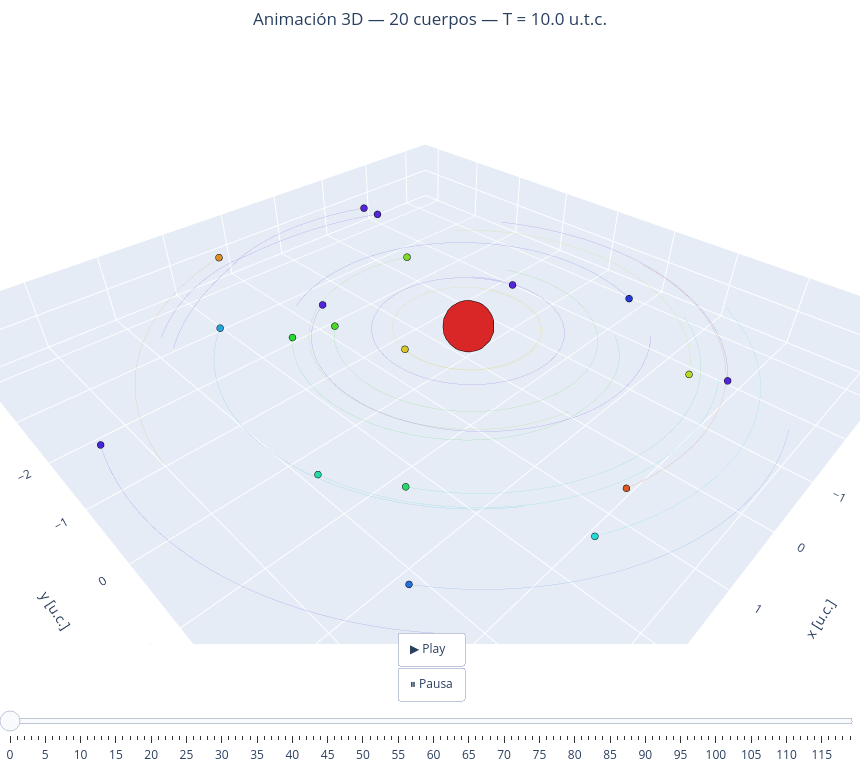

Here is the notebook cell this chart was saved with:
### Markdown cell above
Anima el sistema:

### Code cell
anima_ncuerpos(masas, rps, T=10)

### Figure 1 — Plotly figure (JSON) as saved in the notebook; plotly's stock layout.template omitted (floating-point values rounded to 4 significant figures; data arrays with more than 128 entries replaced by an {"elided": "..."} marker saying what was removed)
{"data": [{"hoverinfo": "skip", "line": {"color": "hsl(0,70%,50%)", "width": 1}, "mode": "lines", "opacity": 0.25, "showlegend": false, "type": "scatter3d", "x": {"elided": "1000 float values"}, "y": {"elided": "1000 float values"}, "z": {"elided": "1000 float values"}}, {"hoverinfo": "skip", "line": {"color": "hsl(18,70%,50%)", "width": 1}, "mode": "lines", "opacity": 0.25, "showlegend": false, "type": "scatter3d", "x": {"elided": "1000 float values"}, "y": {"elided": "1000 float values"}, "z": {"elided": "1000 float values"}}, {"hoverinfo": "skip", "line": {"color": "hsl(36,70%,50%)", "width": 1}, "mode": "lines", "opacity": 0.25, "showlegend": false, "type": "scatter3d", "x": {"elided": "1000 float values"}, "y": {"elided": "1000 float values"}, "z": {"elided": "1000 float values"}}, {"hoverinfo": "skip", "line": {"color": "hsl(54,70%,50%)", "width": 1}, "mode": "lines", "opacity": 0.25, "showlegend": false, "type": "scatter3d", "x": {"elided": "1000 float values"}, "y": {"elided": "1000 float values"}, "z": {"elided": "1000 float values"}}, {"hoverinfo": "skip", "line": {"color": "hsl(72,70%,50%)", "width": 1}, "mode": "lines", "opacity": 0.25, "showlegend": false, "type": "scatter3d", "x": {"elided": "1000 float values"}, "y": {"elided": "1000 float values"}, "z": {"elided": "1000 float values"}}, {"hoverinfo": "skip", "line": {"color": "hsl(90,70%,50%)", "width": 1}, "mode": "lines", "opacity": 0.25, "showlegend": false, "type": "scatter3d", "x": {"elided": "1000 float values"}, "y": {"elided": "1000 float values"}, "z": {"elided": "1000 float values"}}, {"hoverinfo": "skip", "line": {"color": "hsl(108,70%,50%)", "width": 1}, "mode": "lines", "opacity": 0.25, "showlegend": false, "type": "scatter3d", "x": {"elided": "1000 float values"}, "y": {"elided": "1000 float values"}, "z": {"elided": "1000 float values"}}, {"hoverinfo": "skip", "line": {"color": "hsl(125,70%,50%)", "width": 1}, "mode": "lines", "opacity": 0.25, "showlegend": false, "type": "scatter3d", "x": {"elided": "1000 float values"}, "y": {"elided": "1000 float values"}, "z": {"elided": "1000 float values"}}, {"hoverinfo": "skip", "line": {"color": "hsl(144,70%,50%)", "width": 1}, "mode": "lines", "opacity": 0.25, "showlegend": false, "type": "scatter3d", "x": {"elided": "1000 float values"}, "y": {"elided": "1000 float values"}, "z": {"elided": "1000 float values"}}, {"hoverinfo": "skip", "line": {"color": "hsl(162,70%,50%)", "width": 1}, "mode": "lines", "opacity": 0.25, "showlegend": false, "type": "scatter3d", "x": {"elided": "1000 float values"}, "y": {"elided": "1000 float values"}, "z": {"elided": "1000 float values"}}, {"hoverinfo": "skip", "line": {"color": "hsl(180,70%,50%)", "width": 1}, "mode": "lines", "opacity": 0.25, "showlegend": false, "type": "scatter3d", "x": {"elided": "1000 float values"}, "y": {"elided": "1000 float values"}, "z": {"elided": "1000 float values"}}, {"hoverinfo": "skip", "line": {"color": "hsl(198,70%,50%)", "width": 1}, "mode": "lines", "opacity": 0.25, "showlegend": false, "type": "scatter3d", "x": {"elided": "1000 float values"}, "y": {"elided": "1000 float values"}, "z": {"elided": "1000 float values"}}, {"hoverinfo": "skip", "line": {"color": "hsl(216,70%,50%)", "width": 1}, "mode": "lines", "opacity": 0.25, "showlegend": false, "type": "scatter3d", "x": {"elided": "1000 float values"}, "y": {"elided": "1000 float values"}, "z": {"elided": "1000 float values"}}, {"hoverinfo": "skip", "line": {"color": "hsl(234,70%,50%)", "width": 1}, "mode": "lines", "opacity": 0.25, "showlegend": false, "type": "scatter3d", "x": {"elided": "1000 float values"}, "y": {"elided": "1000 float values"}, "z": {"elided": "1000 float values"}}, {"hoverinfo": "skip", "line": {"color": "hsl(251,70%,50%)", "width": 1}, "mode": "lines", "opacity": 0.25, "showlegend": false, "type": "scatter3d", "x": {"elided": "1000 float values"}, "y": {"elided": "1000 float values"}, "z": {"elided": "1000 float values"}}, {"hoverinfo": "skip", "line": {"color": "hsl(270,70%,50%)", "width": 1}, "mode": "lines", "opacity": 0.25, "showlegend": false, "type": "scatter3d", "x": {"elided": "1000 float values"}, "y": {"elided": "1000 float values"}, "z": {"elided": "1000 float values"}}, {"hoverinfo": "skip", "line": {"color": "hsl(288,70%,50%)", "width": 1}, "mode": "lines", "opacity": 0.25, "showlegend": false, "type": "scatter3d", "x": {"elided": "1000 float values"}, "y": {"elided": "1000 float values"}, "z": {"elided": "1000 float values"}}, {"hoverinfo": "skip", "line": {"color": "hsl(306,70%,50%)", "width": 1}, "mode": "lines", "opacity": 0.25, "showlegend": false, "type": "scatter3d", "x": {"elided": "1000 float values"}, "y": {"elided": "1000 float values"}, "z": {"elided": "1000 float values"}}, {"hoverinfo": "skip", "line": {"color": "hsl(324,70%,50%)", "width": 1}, "mode": "lines", "opacity": 0.25, "showlegend": false, "type": "scatter3d", "x": {"elided": "1000 float values"}, "y": {"elided": "1000 float values"}, "z": {"elided": "1000 float values"}}, {"hoverinfo": "skip", "line": {"color": "hsl(342,70%,50%)", "width": 1}, "mode": "lines", "opacity": 0.25, "showlegend": false, "type": "scatter3d", "x": {"elided": "1000 float values"}, "y": {"elided": "1000 float values"}, "z": {"elided": "1000 float values"}}, {"marker": {"color": "hsl(0,70%,50%)", "line": {"color": "black", "width": 0.5}, "size": 30}, "mode": "markers", "name": "Cuerpo 1", "showlegend": false, "type": "scatter3d", "x": [-0.01563], "y": [0.003813], "z": [0]}, {"marker": {"color": "hsl(18,70%,50%)", "line": {"color": "black", "width": 0.5}, "size": 4}, "mode": "markers", "name": "Cuerpo 2", "showlegend": false, "type": "scatter3d", "x": [1.047], "y": [3.147], "z": [0]}, {"marker": {"color": "hsl(36,70%,50%)", "line": {"color": "black", "width": 0.5}, "size": 4}, "mode": "markers", "name": "Cuerpo 3", "showlegend": false, "type": "scatter3d", "x": [1.325], "y": [-4.057], "z": [0]}, {"marker": {"color": "hsl(54,70%,50%)", "line": {"color": "black", "width": 0.5}, "size": 4}, "mode": "markers", "name": "Cuerpo 4", "showlegend": false, "type": "scatter3d", "x": [0.9659], "y": [-0.1946], "z": [0]}, {"marker": {"color": "hsl(72,70%,50%)", "line": {"color": "black", "width": 0.5}, "size": 4}, "mode": "markers", "name": "Cuerpo 5", "showlegend": false, "type": "scatter3d", "x": [-1.131], "y": [2.652], "z": [0]}, {"marker": {"color": "hsl(90,70%,50%)", "line": {"color": "black", "width": 0.5}, "size": 4}, "mode": "markers", "name": "Cuerpo 6", "showlegend": false, "type": "scatter3d", "x": [-0.7695], "y": [-1.985], "z": [0]}, {"marker": {"color": "hsl(108,70%,50%)", "line": {"color": "black", "width": 0.5}, "size": 4}, "mode": "markers", "name": "Cuerpo 7", "showlegend": false, "type": "scatter3d", "x": [1.263], "y": [-1.253], "z": [0]}, {"marker": {"color": "hsl(125,70%,50%)", "line": {"color": "black", "width": 0.5}, "size": 4}, "mode": "markers", "name": "Cuerpo 8", "showlegend": false, "type": "scatter3d", "x": [1.829], "y": [-1.434], "z": [0]}, {"marker": {"color": "hsl(144,70%,50%)", "line": {"color": "black", "width": 0.5}, "size": 4}, "mode": "markers", "name": "Cuerpo 9", "showlegend": false, "type": "scatter3d", "x": [2.608], "y": [1.556], "z": [0]}, {"marker": {"color": "hsl(162,70%,50%)", "line": {"color": "black", "width": 0.5}, "size": 4}, "mode": "markers", "name": "Cuerpo 10", "showlegend": false, "type": "scatter3d", "x": [3.131], "y": [0.7918], "z": [0]}, {"marker": {"color": "hsl(180,70%,50%)", "line": {"color": "black", "width": 0.5}, "size": 4}, "mode": "markers", "name": "Cuerpo 11", "showlegend": false, "type": "scatter3d", "x": [1.786], "y": [3.273], "z": [0]}, {"marker": {"color": "hsl(198,70%,50%)", "line": {"color": "black", "width": 0.5}, "size": 4}, "mode": "markers", "name": "Cuerpo 12", "showlegend": false, "type": "scatter3d", "x": [2.382], "y": [-2.301], "z": [0]}, {"marker": {"color": "hsl(216,70%,50%)", "line": {"color": "black", "width": 0.5}, "size": 4}, "mode": "markers", "name": "Cuerpo 13", "showlegend": false, "type": "scatter3d", "x": [3.389], "y": [2.424], "z": [0]}, {"marker": {"color": "hsl(234,70%,50%)", "line": {"color": "black", "width": 0.5}, "size": 4}, "mode": "markers", "name": "Cuerpo 14", "showlegend": false, "type": "scatter3d", "x": [-2.154], "y": [1.16], "z": [0]}, {"marker": {"color": "hsl(251,70%,50%)", "line": {"color": "black", "width": 0.5}, "size": 4}, "mode": "markers", "name": "Cuerpo 15", "showlegend": false, "type": "scatter3d", "x": [4.519], "y": [-1.225], "z": [0]}, {"marker": {"color": "hsl(270,70%,50%)", "line": {"color": "black", "width": 0.5}, "size": 4}, "mode": "markers", "name": "Cuerpo 16", "showlegend": false, "type": "scatter3d", "x": [-1.275], "y": [-0.2625], "z": [0]}, {"marker": {"color": "hsl(288,70%,50%)", "line": {"color": "black", "width": 0.5}, "size": 4}, "mode": "markers", "name": "Cuerpo 17", "showlegend": false, "type": "scatter3d", "x": [-1.492], "y": [-3.858], "z": [0]}, {"marker": {"color": "hsl(306,70%,50%)", "line": {"color": "black", "width": 0.5}, "size": 4}, "mode": "markers", "name": "Cuerpo 18", "showlegend": false, "type": "scatter3d", "x": [-1.344], "y": [3.045], "z": [0]}, {"marker": {"color": "hsl(324,70%,50%)", "line": {"color": "black", "width": 0.5}, "size": 4}, "mode": "markers", "name": "Cuerpo 19", "showlegend": false, "type": "scatter3d", "x": [-1.49], "y": [-3.494], "z": [0]}, {"marker": {"color": "hsl(342,70%,50%)", "line": {"color": "black", "width": 0.5}, "size": 4}, "mode": "markers", "name": "Cuerpo 20", "showlegend": false, "type": "scatter3d", "x": [1.044], "y": [-1.798], "z": [0]}], "layout": {"height": 760, "margin": {"b": 0, "l": 0, "r": 0, "t": 50}, "scene": {"aspectmode": "data", "xaxis": {"title": {"text": "x [u.c.]"}}, "yaxis": {"title": {"text": "y [u.c.]"}}, "zaxis": {"title": {"text": "z [u.c.]"}}}, "sliders": [{"currentvalue": {"prefix": "Frame: ", "visible": true, "xanchor": "center"}, "pad": {"t": 40}, "steps": [{"args": [["0"], {"frame": {"duration": 0, "redraw": true}, "mode": "immediate"}], "label": "0", "method": "animate"}, {"args": [["1"], {"frame": {"duration": 0, "redraw": true}, "mode": "immediate"}], "label": "1", "method": "animate"}, {"args": [["2"], {"frame": {"duration": 0, "redraw": true}, "mode": "immediate"}], "label": "2", "method": "animate"}, {"args": [["3"], {"frame": {"duration": 0, "redraw": true}, "mode": "immediate"}], "label": "3", "method": "animate"}, {"args": [["4"], {"frame": {"duration": 0, "redraw": true}, "mode": "immediate"}], "label": "4", "method": "animate"}, {"args": [["5"], {"frame": {"duration": 0, "redraw": true}, "mode": "immediate"}], "label": "5", "method": "animate"}, {"args": [["6"], {"frame": {"duration": 0, "redraw": true}, "mode": "immediate"}], "label": "6", "method": "animate"}, {"args": [["7"], {"frame": {"duration": 0, "redraw": true}, "mode": "immediate"}], "label": "7", "method": "animate"}, {"args": [["8"], {"frame": {"duration": 0, "redraw": true}, "mode": "immediate"}], "label": "8", "method": "animate"}, {"args": [["9"], {"frame": {"duration": 0, "redraw": true}, "mode": "immediate"}], "label": "9", "method": "animate"}, {"args": [["10"], {"frame": {"duration": 0, "redraw": true}, "mode": "immediate"}], "label": "10", "method": "animate"}, {"args": [["11"], {"frame": {"duration": 0, "redraw": true}, "mode": "immediate"}], "label": "11", "method": "animate"}, {"args": [["12"], {"frame": {"duration": 0, "redraw": true}, "mode": "immediate"}], "label": "12", "method": "animate"}, {"args": [["13"], {"frame": {"duration": 0, "redraw": true}, "mode": "immediate"}], "label": "13", "method": "animate"}, {"args": [["14"], {"frame": {"duration": 0, "redraw": true}, "mode": "immediate"}], "label": "14", "method": "animate"}, {"args": [["15"], {"frame": {"duration": 0, "redraw": true}, "mode": "immediate"}], "label": "15", "method": "animate"}, {"args": [["16"], {"frame": {"duration": 0, "redraw": true}, "mode": "immediate"}], "label": "16", "method": "animate"}, {"args": [["17"], {"frame": {"duration": 0, "redraw": true}, "mode": "immediate"}], "label": "17", "method": "animate"}, {"args": [["18"], {"frame": {"duration": 0, "redraw": true}, "mode": "immediate"}], "label": "18", "method": "animate"}, {"args": [["19"], {"frame": {"duration": 0, "redraw": true}, "mode": "immediate"}], "label": "19", "method": "animate"}, {"args": [["20"], {"frame": {"duration": 0, "redraw": true}, "mode": "immediate"}], "label": "20", "method": "animate"}, {"args": [["21"], {"frame": {"duration": 0, "redraw": true}, "mode": "immediate"}], "label": "21", "method": "animate"}, {"args": [["22"], {"frame": {"duration": 0, "redraw": true}, "mode": "immediate"}], "label": "22", "method": "animate"}, {"args": [["23"], {"frame": {"duration": 0, "redraw": true}, "mode": "immediate"}], "label": "23", "method": "animate"}, {"args": [["24"], {"frame": {"duration": 0, "redraw": true}, "mode": "immediate"}], "label": "24", "method": "animate"}, {"args": [["25"], {"frame": {"duration": 0, "redraw": true}, "mode": "immediate"}], "label": "25", "method": "animate"}, {"args": [["26"], {"frame": {"duration": 0, "redraw": true}, "mode": "immediate"}], "label": "26", "method": "animate"}, {"args": [["27"], {"frame": {"duration": 0, "redraw": true}, "mode": "immediate"}], "label": "27", "method": "animate"}, {"args": [["28"], {"frame": {"duration": 0, "redraw": true}, "mode": "immediate"}], "label": "28", "method": "animate"}, {"args": [["29"], {"frame": {"duration": 0, "redraw": true}, "mode": "immediate"}], "label": "29", "method": "animate"}, {"args": [["30"], {"frame": {"duration": 0, "redraw": true}, "mode": "immediate"}], "label": "30", "method": "animate"}, {"args": [["31"], {"frame": {"duration": 0, "redraw": true}, "mode": "immediate"}], "label": "31", "method": "animate"}, {"args": [["32"], {"frame": {"duration": 0, "redraw": true}, "mode": "immediate"}], "label": "32", "method": "animate"}, {"args": [["33"], {"frame": {"duration": 0, "redraw": true}, "mode": "immediate"}], "label": "33", "method": "animate"}, {"args": [["34"], {"frame": {"duration": 0, "redraw": true}, "mode": "immediate"}], "label": "34", "method": "animate"}, {"args": [["35"], {"frame": {"duration": 0, "redraw": true}, "mode": "immediate"}], "label": "35", "method": "animate"}, {"args": [["36"], {"frame": {"duration": 0, "redraw": true}, "mode": "immediate"}], "label": "36", "method": "animate"}, {"args": [["37"], {"frame": {"duration": 0, "redraw": true}, "mode": "immediate"}], "label": "37", "method": "animate"}, {"args": [["38"], {"frame": {"duration": 0, "redraw": true}, "mode": "immediate"}], "label": "38", "method": "animate"}, {"args": [["39"], {"frame": {"duration": 0, "redraw": true}, "mode": "immediate"}], "label": "39", "method": "animate"}, {"args": [["40"], {"frame": {"duration": 0, "redraw": true}, "mode": "immediate"}], "label": "40", "method": "animate"}, {"args": [["41"], {"frame": {"duration": 0, "redraw": true}, "mode": "immediate"}], "label": "41", "method": "animate"}, {"args": [["42"], {"frame": {"duration": 0, "redraw": true}, "mode": "immediate"}], "label": "42", "method": "animate"}, {"args": [["43"], {"frame": {"duration": 0, "redraw": true}, "mode": "immediate"}], "label": "43", "method": "animate"}, {"args": [["44"], {"frame": {"duration": 0, "redraw": true}, "mode": "immediate"}], "label": "44", "method": "animate"}, {"args": [["45"], {"frame": {"duration": 0, "redraw": true}, "mode": "immediate"}], "label": "45", "method": "animate"}, {"args": [["46"], {"frame": {"duration": 0, "redraw": true}, "mode": "immediate"}], "label": "46", "method": "animate"}, {"args": [["47"], {"frame": {"duration": 0, "redraw": true}, "mode": "immediate"}], "label": "47", "method": "animate"}, {"args": [["48"], {"frame": {"duration": 0, "redraw": true}, "mode": "immediate"}], "label": "48", "method": "animate"}, {"args": [["49"], {"frame": {"duration": 0, "redraw": true}, "mode": "immediate"}], "label": "49", "method": "animate"}, {"args": [["50"], {"frame": {"duration": 0, "redraw": true}, "mode": "immediate"}], "label": "50", "method": "animate"}, {"args": [["51"], {"frame": {"duration": 0, "redraw": true}, "mode": "immediate"}], "label": "51", "method": "animate"}, {"args": [["52"], {"frame": {"duration": 0, "redraw": true}, "mode": "immediate"}], "label": "52", "method": "animate"}, {"args": [["53"], {"frame": {"duration": 0, "redraw": true}, "mode": "immediate"}], "label": "53", "method": "animate"}, {"args": [["54"], {"frame": {"duration": 0, "redraw": true}, "mode": "immediate"}], "label": "54", "method": "animate"}, {"args": [["55"], {"frame": {"duration": 0, "redraw": true}, "mode": "immediate"}], "label": "55", "method": "animate"}, {"args": [["56"], {"frame": {"duration": 0, "redraw": true}, "mode": "immediate"}], "label": "56", "method": "animate"}, {"args": [["57"], {"frame": {"duration": 0, "redraw": true}, "mode": "immediate"}], "label": "57", "method": "animate"}, {"args": [["58"], {"frame": {"duration": 0, "redraw": true}, "mode": "immediate"}], "label": "58", "method": "animate"}, {"args": [["59"], {"frame": {"duration": 0, "redraw": true}, "mode": "immediate"}], "label": "59", "method": "animate"}, {"args": [["60"], {"frame": {"duration": 0, "redraw": true}, "mode": "immediate"}], "label": "60", "method": "animate"}, {"args": [["61"], {"frame": {"duration": 0, "redraw": true}, "mode": "immediate"}], "label": "61", "method": "animate"}, {"args": [["62"], {"frame": {"duration": 0, "redraw": true}, "mode": "immediate"}], "label": "62", "method": "animate"}, {"args": [["63"], {"frame": {"duration": 0, "redraw": true}, "mode": "immediate"}], "label": "63", "method": "animate"}, {"args": [["64"], {"frame": {"duration": 0, "redraw": true}, "mode": "immediate"}], "label": "64", "method": "animate"}, {"args": [["65"], {"frame": {"duration": 0, "redraw": true}, "mode": "immediate"}], "label": "65", "method": "animate"}, {"args": [["66"], {"frame": {"duration": 0, "redraw": true}, "mode": "immediate"}], "label": "66", "method": "animate"}, {"args": [["67"], {"frame": {"duration": 0, "redraw": true}, "mode": "immediate"}], "label": "67", "method": "animate"}, {"args": [["68"], {"frame": {"duration": 0, "redraw": true}, "mode": "immediate"}], "label": "68", "method": "animate"}, {"args": [["69"], {"frame": {"duration": 0, "redraw": true}, "mode": "immediate"}], "label": "69", "method": "animate"}, {"args": [["70"], {"frame": {"duration": 0, "redraw": true}, "mode": "immediate"}], "label": "70", "method": "animate"}, {"args": [["71"], {"frame": {"duration": 0, "redraw": true}, "mode": "immediate"}], "label": "71", "method": "animate"}, {"args": [["72"], {"frame": {"duration": 0, "redraw": true}, "mode": "immediate"}], "label": "72", "method": "animate"}, {"args": [["73"], {"frame": {"duration": 0, "redraw": true}, "mode": "immediate"}], "label": "73", "method": "animate"}, {"args": [["74"], {"frame": {"duration": 0, "redraw": true}, "mode": "immediate"}], "label": "74", "method": "animate"}, {"args": [["75"], {"frame": {"duration": 0, "redraw": true}, "mode": "immediate"}], "label": "75", "method": "animate"}, {"args": [["76"], {"frame": {"duration": 0, "redraw": true}, "mode": "immediate"}], "label": "76", "method": "animate"}, {"args": [["77"], {"frame": {"duration": 0, "redraw": true}, "mode": "immediate"}], "label": "77", "method": "animate"}, {"args": [["78"], {"frame": {"duration": 0, "redraw": true}, "mode": "immediate"}], "label": "78", "method": "animate"}, {"args": [["79"], {"frame": {"duration": 0, "redraw": true}, "mode": "immediate"}], "label": "79", "method": "animate"}, {"args": [["80"], {"frame": {"duration": 0, "redraw": true}, "mode": "immediate"}], "label": "80", "method": "animate"}, {"args": [["81"], {"frame": {"duration": 0, "redraw": true}, "mode": "immediate"}], "label": "81", "method": "animate"}, {"args": [["82"], {"frame": {"duration": 0, "redraw": true}, "mode": "immediate"}], "label": "82", "method": "animate"}, {"args": [["83"], {"frame": {"duration": 0, "redraw": true}, "mode": "immediate"}], "label": "83", "method": "animate"}, {"args": [["84"], {"frame": {"duration": 0, "redraw": true}, "mode": "immediate"}], "label": "84", "method": "animate"}, {"args": [["85"], {"frame": {"duration": 0, "redraw": true}, "mode": "immediate"}], "label": "85", "method": "animate"}, {"args": [["86"], {"frame": {"duration": 0, "redraw": true}, "mode": "immediate"}], "label": "86", "method": "animate"}, {"args": [["87"], {"frame": {"duration": 0, "redraw": true}, "mode": "immediate"}], "label": "87", "method": "animate"}, {"args": [["88"], {"frame": {"duration": 0, "redraw": true}, "mode": "immediate"}], "label": "88", "method": "animate"}, {"args": [["89"], {"frame": {"duration": 0, "redraw": true}, "mode": "immediate"}], "label": "89", "method": "animate"}, {"args": [["90"], {"frame": {"duration": 0, "redraw": true}, "mode": "immediate"}], "label": "90", "method": "animate"}, {"args": [["91"], {"frame": {"duration": 0, "redraw": true}, "mode": "immediate"}], "label": "91", "method": "animate"}, {"args": [["92"], {"frame": {"duration": 0, "redraw": true}, "mode": "immediate"}], "label": "92", "method": "animate"}, {"args": [["93"], {"frame": {"duration": 0, "redraw": true}, "mode": "immediate"}], "label": "93", "method": "animate"}, {"args": [["94"], {"frame": {"duration": 0, "redraw": true}, "mode": "immediate"}], "label": "94", "method": "animate"}, {"args": [["95"], {"frame": {"duration": 0, "redraw": true}, "mode": "immediate"}], "label": "95", "method": "animate"}, {"args": [["96"], {"frame": {"duration": 0, "redraw": true}, "mode": "immediate"}], "label": "96", "method": "animate"}, {"args": [["97"], {"frame": {"duration": 0, "redraw": true}, "mode": "immediate"}], "label": "97", "method": "animate"}, {"args": [["98"], {"frame": {"duration": 0, "redraw": true}, "mode": "immediate"}], "label": "98", "method": "animate"}, {"args": [["99"], {"frame": {"duration": 0, "redraw": true}, "mode": "immediate"}], "label": "99", "method": "animate"}, {"args": [["100"], {"frame": {"duration": 0, "redraw": true}, "mode": "immediate"}], "label": "100", "method": "animate"}, {"args": [["101"], {"frame": {"duration": 0, "redraw": true}, "mode": "immediate"}], "label": "101", "method": "animate"}, {"args": [["102"], {"frame": {"duration": 0, "redraw": true}, "mode": "immediate"}], "label": "102", "method": "animate"}, {"args": [["103"], {"frame": {"duration": 0, "redraw": true}, "mode": "immediate"}], "label": "103", "method": "animate"}, {"args": [["104"], {"frame": {"duration": 0, "redraw": true}, "mode": "immediate"}], "label": "104", "method": "animate"}, {"args": [["105"], {"frame": {"duration": 0, "redraw": true}, "mode": "immediate"}], "label": "105", "method": "animate"}, {"args": [["106"], {"frame": {"duration": 0, "redraw": true}, "mode": "immediate"}], "label": "106", "method": "animate"}, {"args": [["107"], {"frame": {"duration": 0, "redraw": true}, "mode": "immediate"}], "label": "107", "method": "animate"}, {"args": [["108"], {"frame": {"duration": 0, "redraw": true}, "mode": "immediate"}], "label": "108", "method": "animate"}, {"args": [["109"], {"frame": {"duration": 0, "redraw": true}, "mode": "immediate"}], "label": "109", "method": "animate"}, {"args": [["110"], {"frame": {"duration": 0, "redraw": true}, "mode": "immediate"}], "label": "110", "method": "animate"}, {"args": [["111"], {"frame": {"duration": 0, "redraw": true}, "mode": "immediate"}], "label": "111", "method": "animate"}, {"args": [["112"], {"frame": {"duration": 0, "redraw": true}, "mode": "immediate"}], "label": "112", "method": "animate"}, {"args": [["113"], {"frame": {"duration": 0, "redraw": true}, "mode": "immediate"}], "label": "113", "method": "animate"}, {"args": [["114"], {"frame": {"duration": 0, "redraw": true}, "mode": "immediate"}], "label": "114", "method": "animate"}, {"args": [["115"], {"frame": {"duration": 0, "redraw": true}, "mode": "immediate"}], "label": "115", "method": "animate"}, {"args": [["116"], {"frame": {"duration": 0, "redraw": true}, "mode": "immediate"}], "label": "116", "method": "animate"}, {"args": [["117"], {"frame": {"duration": 0, "redraw": true}, "mode": "immediate"}], "label": "117", "method": "animate"}, {"args": [["118"], {"frame": {"duration": 0, "redraw": true}, "mode": "immediate"}], "label": "118", "method": "animate"}, {"args": [["119"], {"frame": {"duration": 0, "redraw": true}, "mode": "immediate"}], "label": "119", "method": "animate"}]}], "title": {"text": "Animación 3D — 20 cuerpos — T = 10.0 u.t.c.", "x": 0.5}, "updatemenus": [{"buttons": [{"args": [null, {"frame": {"duration": 40, "redraw": true}, "fromcurrent": true, "mode": "immediate"}], "label": "▶ Play", "method": "animate"}, {"args": [[null], {"frame": {"duration": 0, "redraw": false}, "mode": "immediate"}], "label": "⏸ Pausa", "method": "animate"}], "showactive": false, "type": "buttons", "x": 0.5, "xanchor": "center", "y": 0.02}], "width": 860}}
